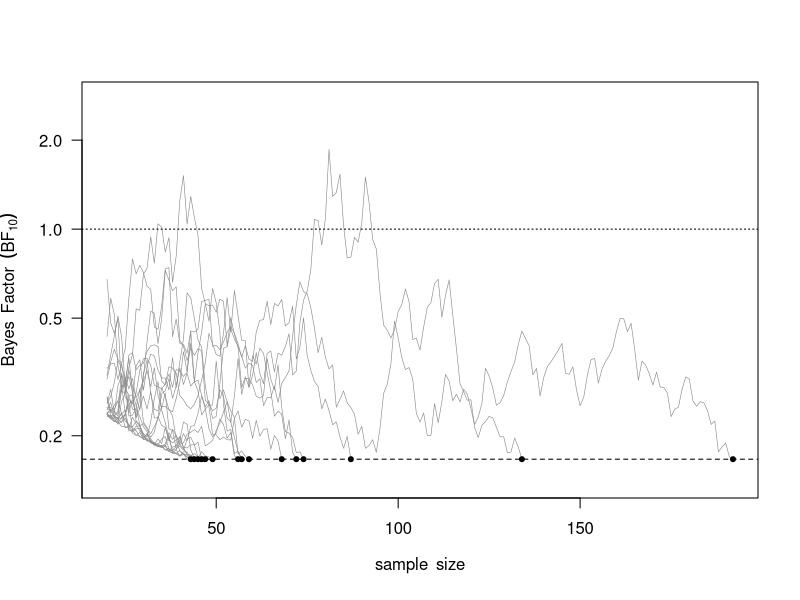

This chart was generated by the following R code:
if(!require(BayesFactor)){install.packages("BayesFactor")}
if(!require(tidyverse)){install.packages("tidyverse")}
library(BayesFactor)
library(tidyverse)

rm(list = ls() ) # cleaning working environment

seqBF <- function(cohensd = 0.5, rscale = "medium", nsims = 20, boundary = 10, nmin = 20, nmax = 100) {
    
    options(scipen = 999) # disable scientific notation for numbers
    
    ns <- seq(nmin, nmax, by = 1)
    
    res <- matrix(NA, nrow = length(ns) * nsims, ncol = 5,
        dimnames = list(NULL, c("id", "cohensd", "boundary", "n", "logBF") ) )
    
    res.counter <- 1
    
    for (i in 1:nsims) {
        
        x <- rnorm(n = nmax, mean = 0, sd = 1)
        y <- rnorm(n = nmax, mean = cohensd, sd = 1)
        
        maxsamp <- cbind(x, y)
        
        # res0 keeps the accumulating sample variables from this specific run
        res0 <- matrix(NA, nrow = length(ns), ncol = ncol(res), dimnames = dimnames(res) )
        
        for (n in ns) {
            
            # subestting data
            samp <- maxsamp[1:n, ]

            # computing the BF
            logBF <-
                BayesFactor::ttestBF(samp[, 1], samp[, 2], rscale = rscale) %>% as.vector %>% as.numeric
            
            res0[which(ns == n), ] <-
                c(
                    id = i,
                    true.ES	= cohensd,
                    boundary = boundary,
                    n = n,
                    logBF = logBF)
            
            if (abs(logBF) >= boundary | abs(logBF) <= 1 / boundary) {break;}
            
        }
        
        res[res.counter:(res.counter + nrow(res0) - 1), ] <- res0
        res.counter <- res.counter + nrow(res0)
        
    }
    
    class(res) <- c("resBF", "matrix")
    
    # removing rows with only NAs
    res <- res[!!rowSums(!is.na(res) ), ]
    
    return(res)
    
}

#############################################################################
# plot method
########################################################

plot.resBF <- function(x, ... ) {

    xlim <- c(min(x$n), max(x$n) )
    ylim <- c(min(x$logBF) / 1.2, max(x$logBF) * 1.5 )

    plot(NA, xlab = expression(sample~ ~size), ylab = expression(Bayes~ ~Factor~ ~(BF[10]) ),
        log = "y", las = 1,
        xlim = xlim, ylim = ylim, panel.first = grid(0, NULL, lty = 3) )

    for (i in 1:length(unique(x$id) ) ) {

        lines(x$logBF[x$id == i] ~ x$n[x$id == i], lwd = 0.6, col = "snow4" )

    }

    abline(h = 1, lty = 3)

}

#################################################################################
# analysing the results
######################################################

analyse <-
    function(cohensd = 0.5, rscale = "medium", nsims = 100, boundary = Inf, nmin = 10, nmax = 200, plot = TRUE) {
    
    results <-
        seqBF(
            cohensd = cohensd, rscale = rscale, nsims = nsims, 
            boundary = boundary, nmin = nmin, nmax = nmax) %>%
        data.frame
    
    class(results) <-  c("resBF", "data.frame")
    
    # ceiling the BFs over the boundary (for aesthetics purposes)
    results$logBF[results$logBF >= boundary] <- boundary
    results$logBF[results$logBF <= 1 / boundary] <- 1 / boundary
    
    # number of boundary hits
    boundary_hit <-
        results$id[results$logBF>=unique(results$boundary)|
                results$logBF<=1/unique(results$boundary) ] %>%
        unique %>% length
    
    # number of simulations
    all_traj <- length(unique(results$id) )
    # percentage of simulations hitting the boundary
    percent <- (boundary_hit / all_traj) * 100
    # average sample number (asn)
    asn <- mean(results$n[results$logBF >= boundary|
            results$logBF <= 1 / boundary])
    # upper boundary
    hit1 <- unique(results$n[results$logBF >= unique(results$boundary)])
    # lower boundary
    hit2 <- unique(results$n[results$logBF <= 1 / unique(results$boundary)])
    
    if (plot == TRUE) {
        
        plot(results)
        abline(h = unique(results$boundary), lty = 2)
        abline(h = 1 / unique(results$boundary), lty = 2)
        points(hit1, rep(unique(results$boundary), length(hit1) ), pch = 20, cex = 1)
        points(hit2, rep(1 / unique(results$boundary), length(hit2) ), pch = 20, cex = 1)
        
    }
    
    ana <- data.frame(cbind(
        unique(results$cohensd), unique(results$boundary), percent, asn) )
    
    colnames(ana) <- c("cohensd", "boundary", "percentage", "asn")
    
    return(ana)
    
}

analyse(cohensd = 0, rscale = "wide", nsims = 20, boundary = 6, nmin = 20, nmax = 200, plot = TRUE)
